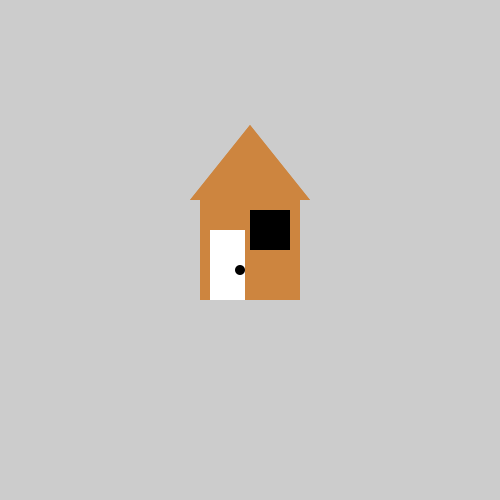
Frame 1 (no input)
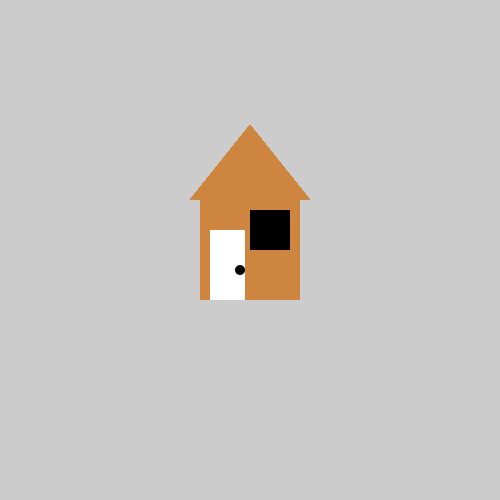
Frame 60 (the mouse pressed at the canvas centre just before this capture)
Frame 120 (the mouse held since frame 60 and released just before this capture): identical to frame 60, image omitted

The Processing sketch that drew these frames (run headless with seeded random() and noise(); from frame 60 on, the mouse is pressed at the canvas centre):

// Processing sketch: house
// ── house.pde
void setup() {
 size(500, 500); 
}

void draw() {
  drawHouse(200,200);
  drawHouse(150,150);
  
}

void drawHouse(int x, int y) {
  
  noStroke();
  
  fill(205,133,63);
  triangle(190,200,250,125,310,200);
  rect(200,200,100,100);
  
  fill(255,255,255);
  rect(210,230,35,70);
  
  fill(0,0,0);
  rect(250,210,40,40);
  ellipse(240,270,10,10);
  
}
